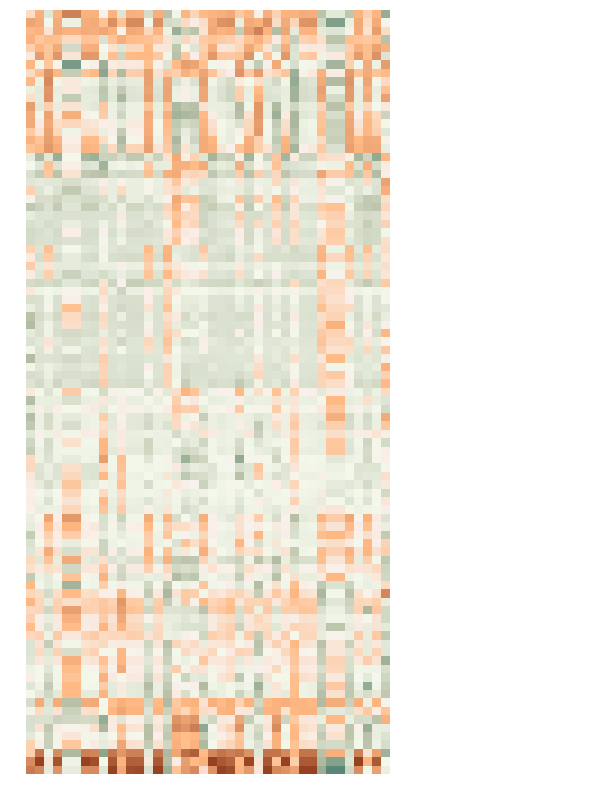

Source (notebook cell):
### Code cell
#what features are each strain expressing?

reload(cvp)
'''
fig, ax, strain_heatmap_df = cvp.plot_all_strain_feature_heatmap(
    training_data=training_data_finite,        # or training_data_hu_log
    training_feature_labels=training_feature_labels,
    temperature=30,                            # 16, 22, or 30
    growth_stage="e_stat",                     # "e_stat"/"early" or "l_stat"/"late"
    fovs=0,                                    # 0 = one FoV; [0,1,2] or "all" to combine
    n_wells=96,
    n_fovs=n_fovs_2_analyze,
    dead_ids=dead_ids,
    exclude_features=["moments_hu-4", "moments_hu-5", "moments_hu-6"],   # or "moments_hu" to drop them all
    normalize="zscore",                        # per feature, across strains
    sort_features=True,                        # order features by variance across strains
    cluster_strains=True,                      # group phenotypically similar strains
    orientation="horizontal",                    # features on y, strains on x
    figsize=(10, 14),
    font_size=8,
    show_title=False,
    cbar_shrink=1,
    cbar_aspect=40,
    vmin=-5,
    vmax=5,
    save=True,
    figtitle="all_strain_feature_heatmap_e_stat_22_fov0",
)
'''

reload(cvp)
reload(cba)

show_labels = False


fig, ax, strain_heatmap_df, strain_pfig = cba.plot_all_strain_feature_heatmap(
    training_data=training_data_finite,        # or training_data_hu_log
    training_feature_labels=training_feature_labels,
    temperature=30,                            # 16, 22, or 30
    growth_stage="e_stat",                     # "e_stat"/"early" or "l_stat"/"late"
    fovs=[0,1,2,3,4,5,6,7,8],                                    # 0 = one FoV; [0,1,2] or "all" to combine
    n_wells=96,
    n_fovs=n_fovs_2_analyze,
    dead_ids=dead_ids,
    exclude_features=["moments_hu-4", "moments_hu-5", "moments_hu-6"],
    normalize="zscore",                        # per feature, across strains
    sort_features=True,                        # order features by variance across strains
    cluster_strains=True,                      # group phenotypically similar strains
    orientation="horizontal",
    figsize=(4, 8),
    font_size=8,
    show_title=False,
    cbar_shrink=1,
    cbar_aspect=40,
    vmin=-5,
    vmax=5,
    save=True,
    figtitle="all_strain_feature_heatmap_e_stat_22_average_of_all_fovs",

    # --- Plotly version ---
    backend="both",                            # "plotly" for the interactive one only
    hover_fields=["strain", "feature", "value"],
    plotly_show_xticklabels=show_labels,
    plotly_show_yticklabels=show_labels,
    plotly_layout={} if show_labels else {"xaxis_title_text": "", "yaxis_title_text": ""},
    plotly_cbar=False
)

### Figure 1 — Plotly figure (JSON) as saved in the notebook; plotly's stock layout.template omitted (floating-point values rounded to 4 significant figures; data arrays with more than 128 entries replaced by an {"elided": "..."} marker saying what was removed)
{"data": [{"colorbar": {"len": 1, "outlinewidth": 0, "thickness": 20, "tickfont": {"size": 8}}, "colorscale": [[0, "#2a6b5e"], [0.01587, "#316f61"], [0.03175, "#387365"], [0.04762, "#3e7768"], [0.06349, "#457b6c"], [0.07937, "#4c7f6f"], [0.09524, "#538373"], [0.1111, "#5a8776"], [0.127, "#608b79"], [0.1429, "#67907d"], [0.1587, "#6e9480"], [0.1746, "#759884"], [0.1905, "#7c9c87"], [0.2063, "#82a08b"], [0.2222, "#89a48e"], [0.2381, "#90a891"], [0.254, "#99ad96"], [0.2698, "#9fb199"], [0.2857, "#a6b59d"], [0.3016, "#adb9a0"], [0.3175, "#b4bda3"], [0.3333, "#bac2a9"], [0.3492, "#bfc8b0"], [0.3651, "#c5cdb6"], [0.381, "#cbd2bd"], [0.3968, "#d1d8c4"], [0.4127, "#d7ddca"], [0.4286, "#dce2d1"], [0.4444, "#e2e8d7"], [0.4603, "#e8edde"], [0.4762, "#eef2e4"], [0.4921, "#f3f8eb"], [0.5079, "#f9efe8"], [0.5238, "#f9e7da"], [0.5397, "#fae0cb"], [0.5556, "#fbd8bd"], [0.5714, "#fcd0af"], [0.5873, "#fdc8a1"], [0.6032, "#fec192"], [0.619, "#ffb984"], [0.6349, "#fbb480"], [0.6508, "#f6af7c"], [0.6667, "#f2aa78"], [0.6825, "#eea574"], [0.6984, "#e9a070"], [0.7143, "#e59c6c"], [0.7302, "#e19768"], [0.746, "#dc9264"], [0.7619, "#d78c5f"], [0.7778, "#d3875b"], [0.7937, "#ce8257"], [0.8095, "#ca7d52"], [0.8254, "#c6784e"], [0.8413, "#c1734a"], [0.8571, "#bd6e46"], [0.873, "#b96942"], [0.8889, "#b4643e"], [0.9048, "#b05f3a"], [0.9206, "#ac5b36"], [0.9365, "#a75632"], [0.9524, "#a3512e"], [0.9683, "#9f4c2a"], [0.9841, "#9a4726"], [1, "#964222"]], "customdata": {"elided": "91x40x3 mixed values"}, "hoverongaps": false, "hovertemplate": "Strain (well): %{customdata[0]}<br>Feature: %{customdata[1]}<br>Z-score: %{customdata[2]:.2f}<extra></extra>", "showscale": false, "type": "heatmap", "x": [0, 1, 2, 3, 4, 5, 6, 7, 8, 9, 10, 11, 12, 13, 14, 15, 16, 17, 18, 19, 20, 21, 22, 23, 24, 25, 26, 27, 28, 29, 30, 31, 32, 33, 34, 35, 36, 37, 38, 39], "y": [0, 1, 2, 3, 4, 5, 6, 7, 8, 9, 10, 11, 12, 13, 14, 15, 16, 17, 18, 19, 20, 21, 22, 23, 24, 25, 26, 27, 28, 29, 30, 31, 32, 33, 34, 35, 36, 37, 38, 39, 40, 41, 42, 43, 44, 45, 46, 47, 48, 49, 50, 51, 52, 53, 54, 55, 56, 57, 58, 59, 60, 61, 62, 63, 64, 65, 66, 67, 68, 69, 70, 71, 72, 73, 74, 75, 76, 77, 78, 79, 80, 81, 82, 83, 84, 85, 86, 87, 88, 89, 90], "z": {"elided": "91x40 float values"}, "zmax": 5, "zmin": -5}], "layout": {"font": {"color": "#000000", "size": 8}, "height": 800, "hoverlabel": {"align": "left", "font": {"size": 11}}, "margin": {"b": 10, "l": 10, "r": 212, "t": 10}, "paper_bgcolor": "white", "plot_bgcolor": "white", "title": {}, "width": 602, "xaxis": {"automargin": true, "color": "#000000", "range": [-0.5, 39.5], "showgrid": false, "showline": false, "showticklabels": false, "tickangle": -90, "tickcolor": "#000000", "tickfont": {"size": 8}, "ticklen": 4, "tickmode": "array", "ticks": "", "ticktext": ["<span style='color:#000000'>orientation (bf)</span>", "<span style='color:#000000'>inertia_tensor_eigvals-0 (cy5)</span>", "<span style='color:#000000'>moments_hu-0 (bf)</span>", "<span style='color:#000000'>perimeter (cy5)</span>", "<span style='color:#000000'>inertia_tensor-1-0 (cy5)</span>", "<span style='color:#000000'>inertia_tensor-0-1 (cy5)</span>", "<span style='color:#000000'>inertia_tensor-0-0 (cy5)</span>", "<span style='color:#000000'>axis_major_length (cy5)</span>", "<span style='color:#000000'>solidity (cy5)</span>", "<span style='color:#000000'>inertia_tensor_eigvals-0 (bf)</span>", "<span style='color:#000000'>pixel_intensity (cy5)</span>", "<span style='color:#000000'>perimeter (bf)</span>", "<span style='color:#000000'>axis_major_length (bf)</span>", "<span style='color:#000000'>moments_hu-2 (bf)</span>", "<span style='color:#000000'>inertia_tensor-1-1 (bf)</span>", "<span style='color:#000000'>count (bf)</span>", "<span style='color:#000000'>eccentricity (cy5)</span>", "<span style='color:#000000'>moments_hu-3 (cy5)</span>", "<span style='color:#000000'>moments_hu-0 (cy5)</span>", "<span style='color:#000000'>moments_hu-1 (bf)</span>", "<span style='color:#000000'>area_convex (cy5)</span>", "<span style='color:#000000'>area_convex (bf)</span>", "<span style='color:#000000'>axis_minor_length (bf)</span>", "<span style='color:#000000'>moments_hu-2 (cy5)</span>", "<span style='color:#000000'>inertia_tensor_eigvals-1 (cy5)</span>", "<span style='color:#000000'>pixel_intensity (bf)</span>", "<span style='color:#000000'>inertia_tensor-0-0 (bf)</span>", "<span style='color:#000000'>moments_hu-1 (cy5)</span>", "<span style='color:#000000'>area (cy5)</span>", "<span style='color:#000000'>solidity (bf)</span>", "<span style='color:#000000'>inertia_tensor_eigvals-1 (bf)</span>", "<span style='color:#000000'>area (bf)</span>", "<span style='color:#000000'>count (cy5)</span>", "<span style='color:#000000'>inertia_tensor-0-1 (bf)</span>", "<span style='color:#000000'>inertia_tensor-1-0 (bf)</span>", "<span style='color:#000000'>eccentricity (bf)</span>", "<span style='color:#000000'>inertia_tensor-1-1 (cy5)</span>", "<span style='color:#000000'>moments_hu-3 (bf)</span>", "<span style='color:#000000'>axis_minor_length (cy5)</span>", "<span style='color:#000000'>orientation (cy5)</span>"], "tickvals": [0, 1, 2, 3, 4, 5, 6, 7, 8, 9, 10, 11, 12, 13, 14, 15, 16, 17, 18, 19, 20, 21, 22, 23, 24, 25, 26, 27, 28, 29, 30, 31, 32, 33, 34, 35, 36, 37, 38, 39], "title": {"font": {"size": 8}, "text": ""}, "zeroline": false}, "yaxis": {"automargin": true, "color": "#000000", "range": [90.5, -0.5], "showgrid": false, "showline": false, "showticklabels": false, "tickangle": 0, "tickcolor": "#000000", "tickfont": {"size": 8}, "ticklen": 4, "tickmode": "array", "ticks": "", "ticktext": ["<span style='color:#000000'>56</span>", "<span style='color:#000000'>95</span>", "<span style='color:#000000'>71</span>", "<span style='color:#000000'>83</span>", "<span style='color:#000000'>12</span>", "<span style='color:#000000'>85</span>", "<span style='color:#000000'>6</span>", "<span style='color:#000000'>72</span>", "<span style='color:#000000'>93</span>", "<span style='color:#000000'>87</span>", "<span style='color:#000000'>91</span>", "<span style='color:#000000'>47</span>", "<span style='color:#000000'>59</span>", "<span style='color:#000000'>35</span>", "<span style='color:#000000'>60</span>", "<span style='color:#000000'>48</span>", "<span style='color:#000000'>84</span>", "<span style='color:#000000'>31</span>", "<span style='color:#000000'>40</span>", "<span style='color:#000000'>63</span>", "<span style='color:#000000'>38</span>", "<span style='color:#000000'>57</span>", "<span style='color:#000000'>55</span>", "<span style='color:#000000'>65</span>", "<span style='color:#000000'>62</span>", "<span style='color:#000000'>30</span>", "<span style='color:#000000'>29</span>", "<span style='color:#000000'>39</span>", "<span style='color:#000000'>61</span>", "<span style='color:#000000'>78</span>", "<span style='color:#000000'>13</span>", "<span style='color:#000000'>37</span>", "<span style='color:#000000'>64</span>", "<span style='color:#000000'>75</span>", "<span style='color:#000000'>66</span>", "<span style='color:#000000'>77</span>", "<span style='color:#000000'>28</span>", "<span style='color:#000000'>53</span>", "<span style='color:#000000'>79</span>", "<span style='color:#000000'>76</span>", "<span style='color:#000000'>80</span>", "<span style='color:#000000'>54</span>", "<span style='color:#000000'>67</span>", "<span style='color:#000000'>42</span>", "<span style='color:#000000'>52</span>", "<span style='color:#000000'>44</span>", "<span style='color:#000000'>14</span>", "<span style='color:#000000'>50</span>", "<span style='color:#000000'>16</span>", "<span style='color:#000000'>18</span>", "<span style='color:#000000'>26</span>", "<span style='color:#000000'>27</span>", "<span style='color:#000000'>43</span>", "<span style='color:#000000'>68</span>", "<span style='color:#000000'>33</span>", "<span style='color:#000000'>34</span>", "<span style='color:#000000'>69</span>", "<span style='color:#000000'>25</span>", "<span style='color:#000000'>32</span>", "<span style='color:#000000'>45</span>", "<span style='color:#000000'>92</span>", "<span style='color:#000000'>74</span>", "<span style='color:#000000'>90</span>", "<span style='color:#000000'>51</span>", "<span style='color:#000000'>86</span>", "<span style='color:#000000'>81</span>", "<span style='color:#000000'>73</span>", "<span style='color:#000000'>88</span>", "<span style='color:#000000'>5</span>", "<span style='color:#000000'>1</span>", "<span style='color:#000000'>22</span>", "<span style='color:#000000'>82</span>", "<span style='color:#000000'>23</span>", "<span style='color:#000000'>70</span>", "<span style='color:#000000'>11</span>", "<span style='color:#000000'>3</span>", "<span style='color:#000000'>15</span>", "<span style='color:#000000'>20</span>", "<span style='color:#000000'>21</span>", "<span style='color:#000000'>17</span>", "<span style='color:#000000'>2</span>", "<span style='color:#000000'>4</span>", "<span style='color:#000000'>0</span>", "<span style='color:#000000'>49</span>", "<span style='color:#000000'>89</span>", "<span style='color:#000000'>8</span>", "<span style='color:#000000'>7</span>", "<span style='color:#000000'>9</span>", "<span style='color:#000000'>46</span>", "<span style='color:#000000'>10</span>", "<span style='color:#000000'>94</span>"], "tickvals": [0, 1, 2, 3, 4, 5, 6, 7, 8, 9, 10, 11, 12, 13, 14, 15, 16, 17, 18, 19, 20, 21, 22, 23, 24, 25, 26, 27, 28, 29, 30, 31, 32, 33, 34, 35, 36, 37, 38, 39, 40, 41, 42, 43, 44, 45, 46, 47, 48, 49, 50, 51, 52, 53, 54, 55, 56, 57, 58, 59, 60, 61, 62, 63, 64, 65, 66, 67, 68, 69, 70, 71, 72, 73, 74, 75, 76, 77, 78, 79, 80, 81, 82, 83, 84, 85, 86, 87, 88, 89, 90], "title": {"font": {"size": 8}, "text": ""}, "zeroline": false}}}
